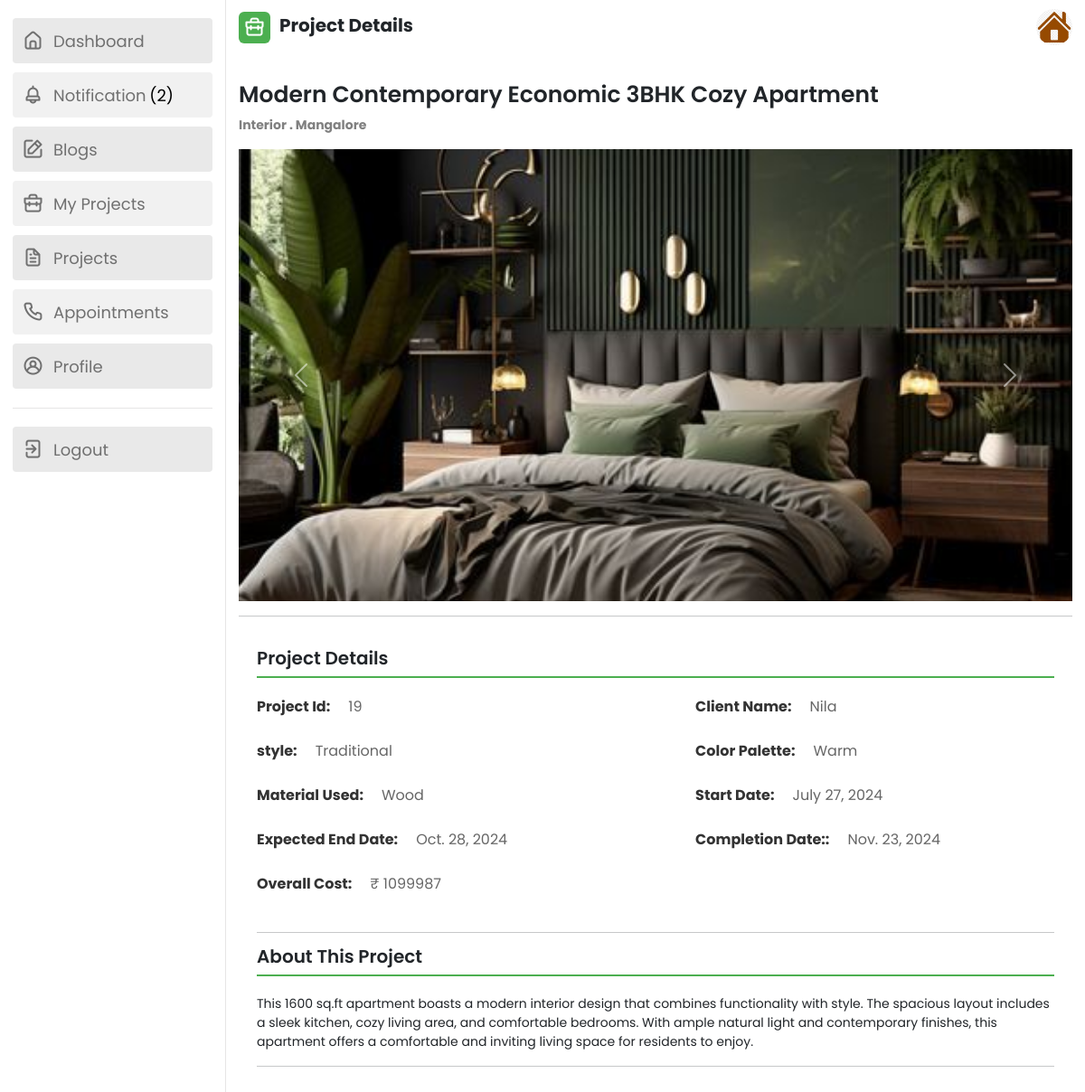
The page /staff_myproject_view/19/ (signed in) on the database its author committed.
### future_app/models.py (models this page shows, shortened)
class Project(models.Model):
    title = models.CharField(max_length=50, null=True, blank=True)
    status = models.CharField(max_length=20, choices=STATUS_CHOICES, default='1')
    design = models.ForeignKey(DesignPreference, on_delete=models.CASCADE, related_name='design_as_client')
    staff = models.ForeignKey(User, on_delete=models.CASCADE, related_name='project_as_staff', null=True, blank=True)
    client = models.ForeignKey(User, on_delete=models.CASCADE, related_name='project_as_client', default=1)
    starting_date = models.DateField(null=True, blank=True)
    ending_date = models.DateField(null=True, blank=True)
    comment = models.TextField(null=True, blank=True)
    end_date = models.DateField(null=True, blank=True)
    actual_budget = models.CharField(max_length=50, null=True, blank=True)
    category = models.CharField(max_length=50, null=True, blank=True)
    last_updated = models.DateTimeField(auto_now=True, null=True, blank=True)
    description = models.CharField(max_length=500, blank=True, null=True)
    mainimage = models.ImageField(null=True, blank=True, upload_to="images/")
    image1 = models.ImageField(null=True, blank=True, upload_to="images/")
    image2 = models.ImageField(null=True, blank=True, upload_to="images/")
    image3 = models.ImageField(null=True, blank=True, upload_to="images/")
    image4 = models.ImageField(null=True, blank=True, upload_to="images/")
    image5 = models.ImageField(null=True, blank=True, upload_to="images/")
    image6 = models.ImageField(null=True, blank=True, upload_to="images/")
    image7 = models.ImageField(null=True, blank=True, upload_to="images/")

class Appointment(models.Model):
    date = models.CharField(max_length=10, null=True, blank=True)
    time = models.CharField(max_length=10, null=True, blank=True)
    department = models.CharField(max_length=100, null=True, blank=True)
    description = models.TextField(null=True, blank=True)
    address = models.TextField(max_length=100, null=True, blank=True)
    staff_name = models.ForeignKey(User, on_delete=models.CASCADE, related_name='appointments_as_staff', null=True, blank=True)
    client = models.ForeignKey(User, on_delete=models.CASCADE, related_name='appointments_as_client', default=1)  # Set a valid default
    status = models.IntegerField(default=1, choices=status)
    created_at = models.DateTimeField(auto_now_add=True, null=True)

class User(AbstractUser):
    USERNAME_FIELD = 'email'
    REQUIRED_FIELDS = ['username', 'phone_number']
    user_type = models.IntegerField(default=1, choices=userchoices)
    phone_number = models.CharField(max_length=10, null=True, blank=True)
    email = models.EmailField(null=True, blank=True, unique=True)
    created_at = models.DateField(auto_now_add=True)
    name = models.CharField(max_length=100, null=True, blank=True)

class DesignPreference(models.Model):
    client = models.ForeignKey(User, on_delete=models.CASCADE, related_name='client_profile')
    style = models.CharField(max_length=50, null=True, blank=True)
    color_palette = models.CharField(max_length=50, null=True, blank=True)
    materials = models.CharField(max_length=50, null=True, blank=True)
    budget = models.CharField(max_length=50, null=True, blank=True)
    layout =models.CharField(max_length=50, null=True, blank=True, default='3 BHK')

### future_app/views.py (the view)
# urls.py: path('staff_myproject_view/<int:id>/', views.staff_myproject_view, name='staff_myproject_view'),
@login_required
def staff_myproject_view(request, id):
    unread_count = Notification.objects.filter(user=request.user.id, read=False).count()
    user = User.objects.get(id=request.user.id)
    staff = Staff.objects.filter(staff_id=user)
    project = Project.objects.filter(id=id)
    person = User.objects.all()
    design = DesignPreference.objects.all()
    app = Appointment.objects.all()
    for i in app:
        for j in project:
            if i.client_id == j.client_id:
                address = i.address
    return render(request, 'staff_myproject_view.html', locals())

### templates/staff_myproject_view.html (shortened to what this page needs)
<!DOCTYPE html>
{% load static %}
<html lang="en">
<head>
    <link rel="stylesheet" href="{% static 'css/staff.css' %}">
    <link href="{% static 'css/bootstrap.min.css' %}" rel="stylesheet" >
    <link rel="stylesheet" href="https://unicons.iconscout.com/release/v4.0.0/css/line.css">
</head>
<body>
    <nav>
        <div class="menu-items">
            <ul class="nav-links">
                <li><a href="{% url 'staff_dashboard' %}">
                    <i class="uil uil-estate"></i>
                    <span class="link-name">Dashboard</span>
                </a></li>
                <li><a href="{% url 'staff_notification' %}">
                    <i class="uil uil-bell"></i>
                    <span class="link-name">Notification</i><mark class="big swing">({{ unread_count }})</mark></span>
                </a></li>
                <li><a href="{% url 'staff_blog' %}">
                    <i class="uil uil-edit"></i>
                    <span class="link-name">Blogs</span>
                </a></li>
                <li><a href="{% url 'staff_myproject_list' %}">
                    <i class="uil uil-briefcase"></i>
                    <span class="link-name">My Projects</span>
                </a></li>
                <li><a href="{% url 'staff_project_list' %}">
                    <i class="uil uil-file-alt"></i>
                    <span class="link-name">Projects</span>
                </a></li>
                <li><a href="{% url 'staff_appointments' %}">
                    <i class="uil uil-phone"></i>
                    <span class="link-name">Appointments</span>
                </a></li>
                <li><a href="{% url 'staff_profile' %}">
                    <i class="uil uil-user-circle"></i>
                    <span class="link-name">Profile</span>
                </a></li>
            </ul>
            <ul class="logout-mode">
                <li><a href="{% url 'logout' %}">
                    <i class="uil uil-signout"></i>
                    <span class="link-name">Logout</span>
                </a></li>
            </ul>
        </div>
    </nav>
    <section class="dashboard" style="justify-content:space-between;">
        <div class="top">
            <div class="title">
                <i class="uil uil-briefcase"></i>
                <span class="text">Project Details</span>
            </div>
            <img src="{% static 'img/favicon.png' %}" alt="">
        </div>
        {% for i in project %}
        <div class="activity">
            <div class="project-title">
                <h2>{{ i.title }}</h2>
                <p class="address"><strong>{{ i.category }} . {{ address }}</strong></p>
            </div>
            {% if i.mainimage %}
            <div id="carouselExampleControls" class="carousel slide" data-bs-ride="carousel">
              <div class="carousel-inner">
                <div class="carousel-item active">
                  <img src="{{ i.mainimage.url }}" class="d-block w-100" alt="...">
                </div>
              </div>
                <button class="carousel-control-prev" type="button" data-bs-target="#carouselExampleControls" data-bs-slide="prev">
                    <span class="carousel-control-prev-icon" aria-hidden="true"></span>
                </button>
                <button class="carousel-control-next" type="button" data-bs-target="#carouselExampleControls" data-bs-slide="next">
                    <span class="carousel-control-next-icon" aria-hidden="true"></span>
                </button>
            </div>
            {% endif %}
            <hr>
            <div class="profile-content">
                <h2>Project Details</h2>
                {% for j in person %}
                {% if i.client_id == j.id %}
                <div class="info">
                    <div class="data">
                        <label>Project Id:</label>
                        <p>{{ i.id }}</p>
                    </div>
                    <div class="data">
                        <label>Client Name:</label>
                        <p>{{ j.name }}</p>
                    </div>
                    {% for k in design %}
                    {% if i.client_id == k.client_id %}
                    <div class="data">
                        <label>style:</label>
                        <p>{{ k.style }}</p>
                    </div>
                    <div class="data">
                        <label>Color Palette:</label>
                        <p>{{ k.color_palette }}</p>
                    </div>
                    <div class="data">
                        <label>Material Used:</label>
                        <p>{{ k.materials }}</p>
                    </div>
                    {% endif %}
                    {% endfor %}
                    <div class="data">
                        <label>Start Date:</label>
                        <p>{{ i.starting_date }}</p>
                    </div>
                    <div class="data">
                        <label>Expected End Date:</label>
                        <p>{{ i.ending_date }}</p>
                    </div>
                    <div class="data">
                        <label>Completion Date::</label>
                        <p>{{ i.end_date }}</p>
                    </div>
                    <div class="data">
                        <label>Overall Cost:</label>
                        <p>₹ {{ i.actual_budget }}</p>
                    </div>
                </div>
                {% endif %}
                {% endfor %}
                <hr>
                <h2>About This Project</h2>
                <p class="desc" style="font-size:14px;">{{ i.description}}</p>
                <hr>
            </div>
        </div>
        {% endfor %}
    </section>
</body>
</html>

### static/css/staff.css (style rules this page uses)
* { margin: 0; padding: 0; box-sizing: border-box; font-family: 'Poppins', sans-serif; }
:root { --primary-color: #4CAF50; --panel-color: #FFF; --text-color: #000; --black-light-color: #707070; --border-color: #e6e5e5; --toggle-color: #DDD; --box1-color: #4DA3FF; --box2-color: #FFE6AC; --box3-color: #E7D1FC; --title-icon-color: #fff; --tran-05: all 0.5s ease; --tran-03: all 0.3s ease; --tran-03: all 0.2s ease; }
body { min-height: 100vh; background-color: var(--primary-color); }
nav { position: fixed; top: 0; left: 0; height: 100%; width: 250px; padding: 10px 14px; background-color: var(--panel-color); border-right: 1px solid var(--border-color); transition: var(--tran-05); }
nav .menu-items { margin-top: 15px; height: calc(100% - 90px); display: flex; flex-direction: column; justify-content: space-between; }
.menu-items li { list-style: none; }
.menu-items li a { display: flex; align-items: center; height: 50px; text-decoration: none; position: relative; }
.menu-items li a i { font-size: 24px; min-width: 45px; height: 100%; display: flex; align-items: center; justify-content: center; color: var(--black-light-color); }
.menu-items li a .link-name { font-size: 18px; font-weight: 400; color: var(--black-light-color); transition: var(--tran-05); }
.menu-items .logout-mode { padding-top: 10px; border-top: 1px solid var(--border-color); }
.dashboard { position: relative; left: 250px; background-color: var(--panel-color); min-height: 100vh; width: calc(100% - 250px); padding: 10px 14px; transition: var(--tran-05); }
.dashboard .top { position: fixed; top: 0; left: 250px; display: flex; width: calc(100% - 250px); justify-content: space-between; align-items: center; padding: 10px 14px; background-color: var(--panel-color); transition: var(--tran-05); z-index: 10; }
.top img { width: 40px; border-radius: 50%; }

### templates/staff_myproject_view.html (style rules this page uses)
:root { --primary-color: #4CAF50; }
nav { position: fixed; top: 0; left: 0; height: 100%; width: 250px; padding: 10px 14px; background-color: var(--panel-color); border-right: 1px solid var(--border-color); transition: var(--tran-05); overflow-y: auto; }
.mark, mark { padding: .2em; background-color: #f1f1f1; }
nav .menu-items { justify-content: normal; margin-top: 0; }
.activity { padding-top: 80px; }
.title { display: flex; flex-direction: row; font-size: 20px; font-weight: bolder; gap: 10px; }
.dashboard .title i { position: relative; height: 35px; width: 35px; background-color: var(--primary-color); border-radius: 6px; color: var(--title-icon-color); display: flex; align-items: center; justify-content: center; font-size: 24px; }
a { display: inline-block; margin-top: 10px; color: #4CAF50; text-decoration: none; }
ul { list-style: none; padding: 0; }
ul li { background-color: #f1f1f1; margin-bottom: 5px; border-radius: 4px; }
ul li:nth-child(odd) { background-color: #e9e9e9; }
.project-title h2 { font-size: 25px; font-weight: 600; }
.project-title .address { font-size: 14px; color: gray; }
.carousel { height: 500px; }
.carousel-inner, .carousel-item, .w-100 { height: 100% }
.carousel img { object-fit: cover; }
.profile-content { padding: 20px; }
.profile-content h2 { font-size: 20px; border-bottom: 2px solid #4CAF50; padding-bottom: 10px; margin-bottom: 20px; font-weight: 600; line-height: 20px; }
.profile-content .info { display: flex; justify-content: space-between; flex-wrap: wrap; }
.profile-content .info div { width: 45%; margin-bottom: 20px; }
.profile-content .info label { font-weight: bold; color: #333; margin-bottom: 5px; display: block; }
.profile-content .info p { margin: 0; font-size: 1em; color: #666; }
.data { display: flex; flex-direction:row; gap: 20px; }

### rows shown on the page
Project: title "Modern Contemporary Economic 3BHK Cozy Apartment", category "Interior", mainimage (picture), id "19", starting_date "July 27, 2024", ending_date "Oct. 28, 2024", end_date "Nov. 23, 2024", actual_budget "1099987", description "This 1600 sq.ft apartment boasts a modern interior design that combines functionality with style. The spacious layout includes a sleek kitchen, cozy living area, and comfortable bedrooms. With ample natural light and contemporary finishes, this apartment offers a comfortable and inviting living space for residents to enjoy."
Appointment: address "Mangalore"
User: name "Nila"
DesignPreference: style "Traditional", color_palette "Warm", materials "Wood"

### other values the page prints
{{ unread_count }} "2"
